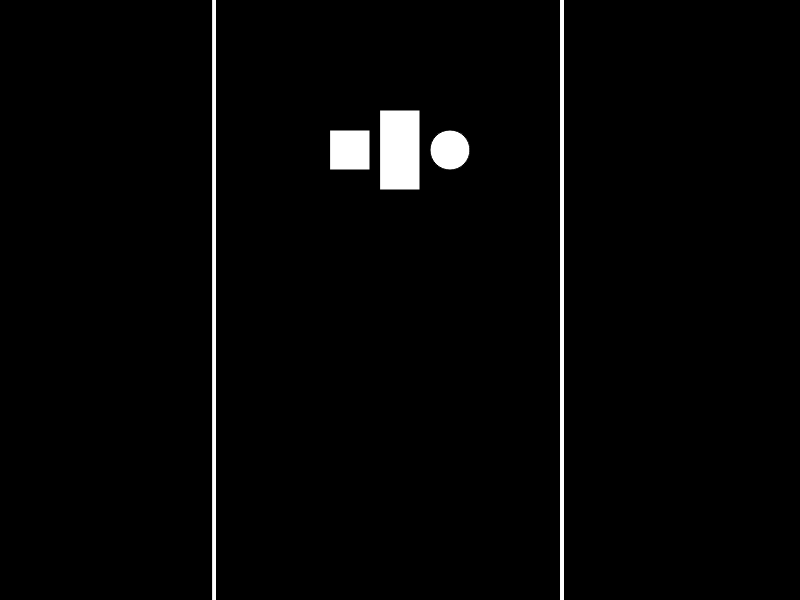
Frame 1 (no input)
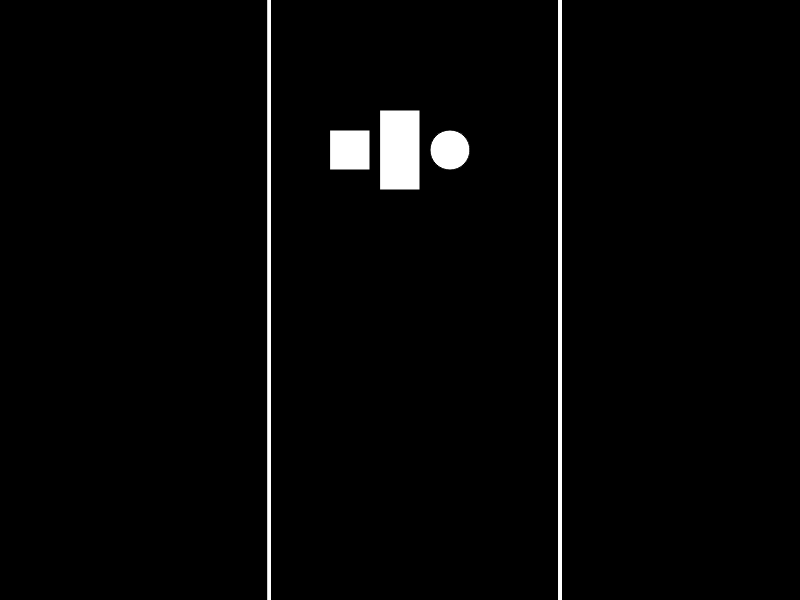
Frame 60 (no input)
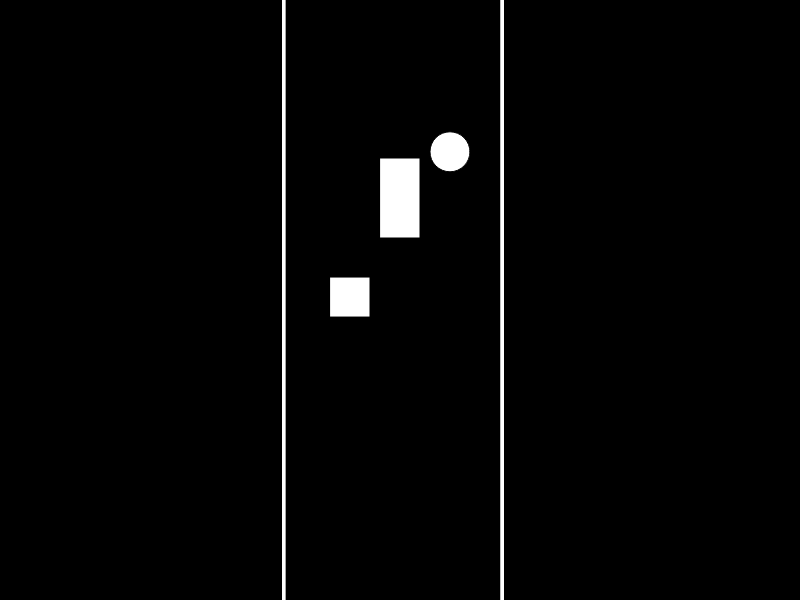
Frame 120 (the mouse pressed at the canvas centre since frame 60)

The p5.js sketch that drew these frames (run headless with seeded random() and noise() and a simulated clock; from frame 60 on, the mouse is pressed at the canvas centre):

// p5.js sketch
// ── sketch.js
var time1 = 1000;
var time2 = 2000;
var time3 = 3000;
var time4 = 4000;
var time5 = 5000;
var time6 = 6000;

var y1 = 150;
var y2 = 150;
var y3 = 150;
var value1;
var value2;

function setup() {
  createCanvas(800, 600);

  timeStarted = millis();
}

function draw() {
  background(0);

  var currentTime = millis();
  rectMode(CENTER);

  push();
  r1 = random(0, 300);
  r2 = random(500, 800);

  stroke(255);
  strokeWeight(3);

  for (var i = 0; i < 10; i++){
    line(r1, 0, r1, 600)
  }
  for (var j = 0; j < 10; j++){
    line(r2, 0, r2, 600)
  }
  pop();

  /////////////////////////////////////////////////////////////
  // Middle
  push();
  if (currentTime > time5) {
    y1 -= 0.65;
  } 
  else if (currentTime > time1) {
    y1 += 0.8;
  }
  rect(width / 2, y1, 40, 80);
  pop();

  /////////////////////////////////////////////////////////////
  // Left
  push();
  if (currentTime > time2) {
    y2 -= 0.45;
  } 
  else if (currentTime > time1) {
    y2 += 2.5;
  }
  //rect((width / 2) - 50, y2, 40, 80);
  square((width / 2 - 50), y2, 40);
  pop();

  /////////////////////////////////////////////////////////////
  //Right
  push();
  if (currentTime > time4) {
    y3 -= 0.8;
  } 
  else if (currentTime > time2) {
    y3 += 1.8;
  }
  circle((width / 2) + 50, y3, 40);
  pop();

  //if(millis() - timeOfLastSwitch > switchInterval){
  //
  //}

  //var chosenValue = Math.random() < 0.5 ? value1 : value2;
  //if(chosenValue = value1){
  //  y -= 0.8;
  //}
  //else if(chosenValue = value2){
  //  y += 1.2;
  //}

  //lines
}

//function lines(){
//  r1 = random();
//  r2 = random();
//
//  stroke(0);
//  strokeWeight(3);
//
//  for (var i = 0; i < 10; i++){
//    line(r1, 0, r1, 600)
//  }
//}
